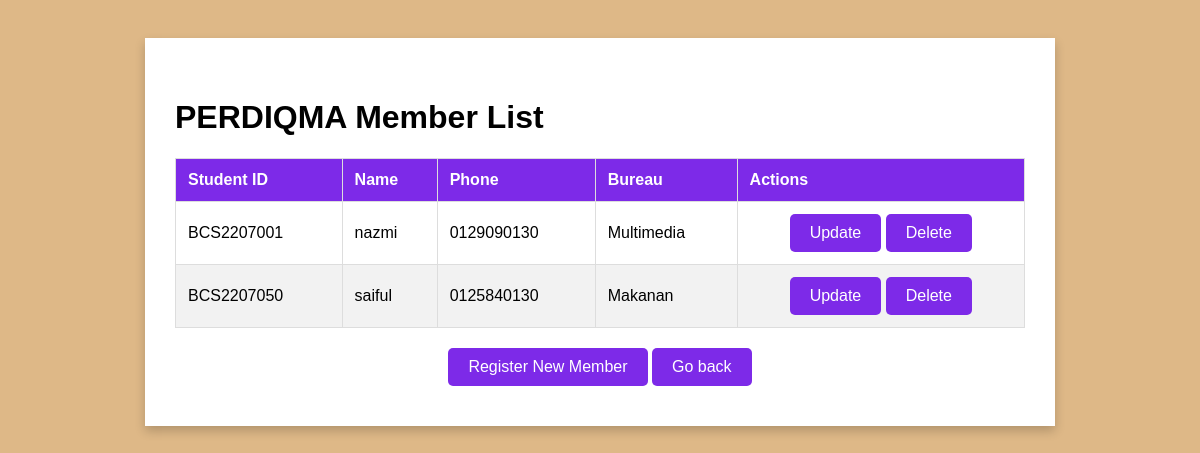
The page /perdiqma/perdiqma_list (signed in) on the database its author committed.
### perdiqma_homepage/models.py (models this page shows)
class Perdiqma(models.Model):
       perdiqmaID = models.CharField(max_length=50,primary_key=True)
       perdiqmaname = models.CharField(max_length=100)
       perdiqmaphone = models.CharField(max_length=50)
       perdiqmapass = models.CharField(max_length=150)
       perdiqmabureau = models.CharField(max_length=150)

### perdiqma_homepage/views.py (the view)
# urls.py: path('perdiqma_list', views.perdiqma_list, name='perdiqma_list'),
@login_required
def perdiqma_list(request):
    perdiqma_member = Perdiqma.objects.all()
    return render(request, "perdiqma_list.html", {'members': perdiqma_member})

### perdiqma_homepage/templates/perdiqma_list.html (shortened to what this page needs)
<!DOCTYPE html>
<html lang="en">
<head>
    <link rel="stylesheet" href="https://cdnjs.cloudflare.com/ajax/libs/font-awesome/5.15.3/css/all.min.css">
</head>
<body>
    <div class="container">
        <h1>PERDIQMA Member List</h1>
        <table>
            <thead>
                <tr>
                    <th>Student ID</th>
                    <th>Name</th>
                    <th>Phone</th>
                    <th>Bureau</th>
                    <th>Actions</th>
                </tr>
            </thead>
            <tbody>
                {% for member in members %}
                <tr>
                    <td>{{ member.perdiqmaID }}</td>
                    <td>{{ member.perdiqmaname }}</td>
                    <td>{{ member.perdiqmaphone }}</td>
                    <td>{{ member.perdiqmabureau }}</td>
                    <td class="button">
                        <a href="{% url 'update_member' member.perdiqmaID %}">Update</a>
                        <a href="{% url 'delete_member' member.perdiqmaID %}">Delete</a>
                    </td>
                    </tr>
                {% endfor %}
            </tbody>
        </table>
        <div class="button">
            <a href="{% url 'register_perd' %}">Register New Member</a>
            <a href="{% url 'admin_dashboard' %}"> Go back </a>
        </div>
    </div>
</body>
</html>

### perdiqma_homepage/templates/perdiqma_list.html (style rules this page uses)
body { font-family: 'Poppins', sans-serif; background: burlywood; padding: 30px; }
.container { max-width: 850px; width: 100%; margin: auto; background: #fff; padding: 40px 30px; box-shadow: 0 5px 10px rgba(0,0,0,0.2); }
table { width: 100%; border-collapse: collapse; margin-bottom: 20px; }
table, th, td { border: 1px solid #ddd; }
th, td { padding: 12px; text-align: left; }
th { background-color: #7d2ae8; color: white; }
tr:nth-child(even) { background-color: #f2f2f2; }
.button { text-align: center; }
.button a { display: inline-block; background: #7d2ae8; color: #fff; padding: 10px 20px; text-decoration: none; border-radius: 5px; transition: background 0.3s ease; }

### rows shown on the page
Perdiqma: perdiqmaID "BCS2207001", perdiqmaname "nazmi", perdiqmaphone "0129090130", perdiqmabureau "Multimedia"
Perdiqma: perdiqmaID "BCS2207050", perdiqmaname "saiful", perdiqmaphone "0125840130", perdiqmabureau "Makanan"
